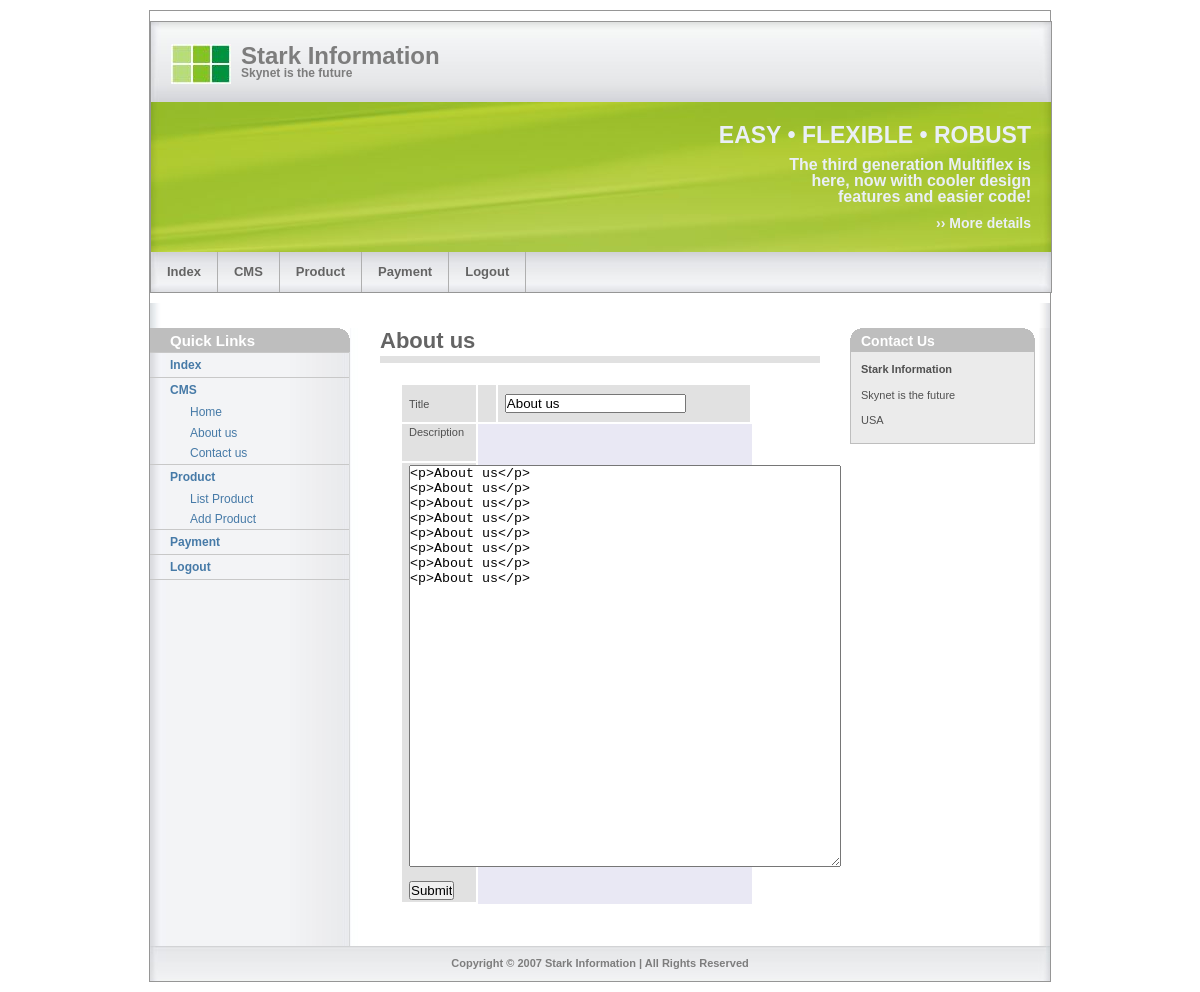
The page /adminpanel/about_us.php (signed in) on the database its author committed.
### tables this page shows
CREATE TABLE `tbl_cms` (
  `id` int(7) NOT NULL auto_increment,
  `name` varchar(255) NOT NULL default '',
  `page_title` varchar(255) NOT NULL default '',
  `content` blob NOT NULL,
  PRIMARY KEY  (`id`)
);

### adminpanel/about_us.php (the view, shortened to what this page needs)
<!DOCTYPE html PUBLIC "-//W3C//DTD XHTML 1.0 Strict//EN" "http://www.w3.org/TR/xhtml1/DTD/xhtml1-strict.dtd">
<html xmlns="http://www.w3.org/1999/xhtml" lang="en">
<head>
  <link rel="stylesheet" type="text/css" media="screen,projection,print" href="../css/layout4_setup.css" />
  <link rel="stylesheet" type="text/css" media="screen,projection,print" href="../css/layout4_text.css" />
</head>
<body onLoad="setFocus()">
  <div class="page-container">
    <div class="header">
       <? include ('common/header1.php'); ?>
</div>
      <div class="header-breadcrumbs">
      </div>
    <div class="main">
		<? include('common/left.php'); ?>
      <div class="main-content">
        <h1 class="pagetitle">About us</h1>
        <div class="column1-unit">
		  <form action="#" method="post" name="frm_career" id="frm_career">
<table width="100%" align="center" style="width:80%; height:210px;" border="0" cellspacing="0" cellpadding="0">
<?
$title='';
$description='';
$result = mysql_query("SELECT * FROM tbl_cms where id=2");
$count=mysql_num_rows($result);
if($count>0)
{
while($row = mysql_fetch_array($result))
{
$title=$row['name'];
$description=$row['content'];
}
}
?>
 <tr><td height="50" width="20%" align="right">Title</td><td width="2%"></td><td width="78%" align="left"><input type="text" name="txt_title" id="txt_title" value="<?=$title?>"></td></tr>
 <tr><td align="right" valign="top">Description</td></tr>
 <tr><td align="left" valign="middle" >
	<?php
	$oFCKeditor = new FCKeditor('FCKeditor1') ;
	$oFCKeditor->BasePath = 'fckeditor/' ;
	$oFCKeditor->Value = $description ;
	$oFCKeditor->Create() ;
	?>
	<br><br>
    <input type="submit" value="Submit" name="submit">
</td></tr>
		</form>
        </div>
      </div>
      <? include ("common/right.php");?>
    </div>
<? include("common/footer.php"); ?>
  </div>
</body>
</html>

### adminpanel/fckeditor/fckeditor_php5.php (shortened to what this page needs)
<?php
function FCKeditor_IsCompatibleBrowser()
{
	if ( isset( $_SERVER ) ) {
		$sAgent = $_SERVER['HTTP_USER_AGENT'] ;
	}
	if ( strpos($sAgent, 'MSIE') !== false && strpos($sAgent, 'mac') === false && strpos($sAgent, 'Opera') === false )
	{
		$iVersion = (float)substr($sAgent, strpos($sAgent, 'MSIE') + 5, 3) ;
		return ($iVersion >= 5.5) ;
	}
	else if ( strpos($sAgent, 'Gecko/') !== false )
	{
		$iVersion = (int)substr($sAgent, strpos($sAgent, 'Gecko/') + 6, 8) ;
		return ($iVersion >= 20030210) ;
	}
	else if ( strpos($sAgent, 'Opera/') !== false )
	{
		$fVersion = (float)substr($sAgent, strpos($sAgent, 'Opera/') + 6, 4) ;
		return ($fVersion >= 9.5) ;
	}
	else if ( preg_match( "|AppleWebKit/(\d+)|i", $sAgent, $matches ) )
	{
		$iVersion = $matches[1] ;
		return ( $matches[1] >= 522 ) ;
	}
	else
		return false ;
}
class FCKeditor
{
	public $InstanceName ;
	public $BasePath ;
	public $Width ;
	public $Height ;
	public $ToolbarSet ;
	public $Value ;
	public function __construct( $instanceName )
 	{
		$this->InstanceName	= $instanceName ;
		$this->BasePath		= '/fckeditor/' ;
		$this->Width		= '430' ;
		$this->Height		= '400' ;
		$this->ToolbarSet	= 'Default' ;
		$this->Value		= '' ;
	}
	public function Create()
	{
		echo $this->CreateHtml() ;
	}
	public function CreateHtml()
	{
		$HtmlValue = htmlspecialchars( $this->Value ) ;
		$Html = '' ;
		if ( $this->IsCompatible() )
		{
			if ( isset( $_GET['fcksource'] ) && $_GET['fcksource'] == "true" )
				$File = 'fckeditor.original.html' ;
			else
				$File = 'fckeditor.html' ;
			$Link = "{$this->BasePath}editor/{$File}?InstanceName={$this->InstanceName}" ;
			if ( $this->ToolbarSet != '' )
				$Link .= "&amp;Toolbar={$this->ToolbarSet}" ;
			$Html .= "<input type=\"hidden\" id=\"{$this->InstanceName}\" name=\"{$this->InstanceName}\" value=\"{$HtmlValue}\" style=\"display:none\" />" ;
			$Html .= "<input type=\"hidden\" id=\"{$this->InstanceName}___Config\" value=\"" . $this->GetConfigFieldString() . "\" style=\"display:none\" />" ;
			$Html .= "<iframe id=\"{$this->InstanceName}___Frame\" src=\"{$Link}\" width=\"{$this->Width}\" height=\"{$this->Height}\" frameborder=\"0\" scrolling=\"no\"></iframe>" ;
		}
		else
		{
			if ( strpos( $this->Width, '%' ) === false )
				$WidthCSS = $this->Width . 'px' ;
			else
				$WidthCSS = $this->Width ;
			if ( strpos( $this->Height, '%' ) === false )
				$HeightCSS = $this->Height . 'px' ;
			else
				$HeightCSS = $this->Height ;
			$Html .= "<textarea name=\"{$this->InstanceName}\" rows=\"4\" cols=\"40\" style=\"width: {$WidthCSS}; height: {$HeightCSS}\">{$HtmlValue}</textarea>" ;
		}
		return $Html ;
	}
	public function IsCompatible()
	{
		return FCKeditor_IsCompatibleBrowser() ;
	}
}

### css/layout4_setup.css (style rules this page uses)
* { padding:0; margin:0; }
body { font-size:62.5%; background-color:rgb(255,255,255); font-family:verdana,arial,sans-serif; }
.page-container { width:900px; margin:0px auto; margin-top:10px; margin-bottom:10px; border:solid 1px rgb(150,150,150); font-size:1.0em; }
.main { clear:both; width:900px; padding-bottom:30px; background:transparent url(../img/bg_main_withnav.jpg) top left repeat-y; }
.main-content { display:inline; ; float:left; width:440px; margin:0 0 0 30px; overflow:visible !important ; overflow:hidden ; }
.header { width:900px; font-family:"trebuchet ms",arial,sans-serif; }
.header-breadcrumbs { clear:both; width:900px; padding:1.0em 0 1.5em 0; background:rgb(255,255,255) url(../img/bg_head_breadcrumbs.jpg) repeat-y; }
.column1-unit { width:440px; margin-bottom:10px !important ; margin-bottom:5px ; }
.page-container:after, .header:after, .header-bottom:after, .header-breadcrumbs:after, .main:after, .main-navigation:after, .main-content:after, .main-content div:after, .main-subcontent:after { content:"."; display:block; height:0; clear:both; visibility:hidden; }
.column1-unit:after, .column2-unit-left:after, .column2-unit-right:after, .column3-unit-left:after, .column3-unit-middle:after, .column3-unit-right:after { content:"."; display:block; height:0; clear:both; visibility:hidden; }

### css/layout4_text.css (style rules this page uses)
.main-content h1.pagetitle { margin:0 0 0.4em 0; padding:0 0 2px 0; border-bottom:solid 7px rgb(225,225,225); font-family:"trebuchet ms",arial,sans-serif; color:rgb(100,100,100); font-weight:bold; font-size:220%; }
.main-content h1 { clear:both; margin:1.0em 0 0.5em 0; font-family:"trebuchet ms",arial,sans-serif; color:rgb(80,80,80); font-weight:normal; font-size:210%; }
.main-content table { clear:both; width:400px; margin:2.0em 0 0.2em 20px; table-layout: fixed; border-collapse:collapse; empty-cells:show; background-color:rgb(233,232,244); }
.main-content table td { height:3.0em; padding:2px 7px 2px 7px; border-left:solid 2px rgb(255,255,255); border-right:solid 2px rgb(255,255,255); border-top:solid 2px rgb(255,255,255); border-bottom:solid 2px rgb(255,255,255); background-color:rgb(225,225,225); text-align:left; font-weight:normal; color:rgb(80,80,80); font-size:110%; }

### css/header1_setup.css (style rules this page uses)
* { padding:0; margin:0; }
body { font-size:62.5%; background-color:rgb(255,255,255); font-family:verdana,arial,sans-serif; }
.page-container { width:900px; margin:0px auto; margin-top:10px; margin-bottom:10px; border:solid 1px rgb(150,150,150); font-size:1.0em; }
.header { width:900px; font-family:"trebuchet ms",arial,sans-serif; }
.header-breadcrumbs { clear:both; width:900px; padding:1.0em 0 1.5em 0; background:rgb(255,255,255) url(../img/bg_head_breadcrumbs.jpg) repeat-y; }
.page-container:after, .header:after, .header-bottom:after, .header-breadcrumbs:after { content:"."; display:block; height:0; clear:both; visibility:hidden; }

### rows shown on the page
tbl_cms: txt_title "About us", FCKeditor1 "<p>About us</p> <p>About us</p> <p>About us</p> <p>About us</p> <p>About us</p> <p>About us</p> <p>About us</p> <p>About us</p>"
